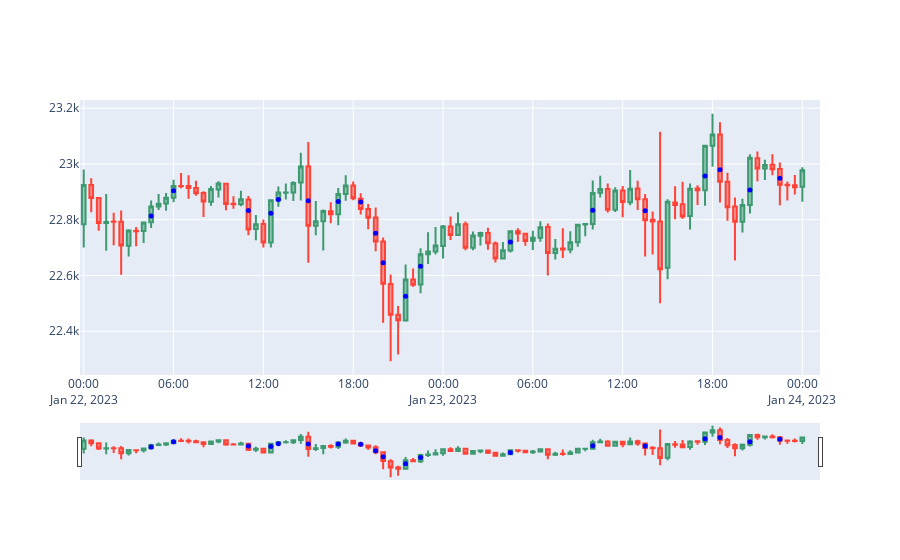

The notebook cell this image was saved under:
### Code cell
up_imbalances, down_imbalances = get_list_of_imbalances(df_higher_tf)


fig = go.Figure(data=[go.Candlestick(x=df_higher_tf['date'],
                open=df_higher_tf['open'],
                high=df_higher_tf['high'],
                low=df_higher_tf['low'],
                close=df_higher_tf['close'])])

# fig1 = go.Figure(data=[go.Candlestick(x=df_lower_tf['date'],
#                 open=df_lower_tf['open'],
#                 high=df_lower_tf['high'],
#                 low=df_lower_tf['low'],
#                 close=df_lower_tf['close'])])

# buy_orders = []
# sell_orders = []
# multiplier = 5
# for i in range(3, len(df_lower_tf)):
#     if df_lower_tf.iloc[i-3]['low'] > df_lower_tf.iloc[i-2]['low'] and df_lower_tf.iloc[i-1]['close'] > df_lower_tf.iloc[i-3]['open'] and df_lower_tf.iloc[i-3]['open'] > df_lower_tf.iloc[i-3]['close']:
#         if df_higher_tf.iloc[i//3]['classic_up_divergence'] or df_higher_tf.iloc[(i-1)//3]['classic_up_divergence']:
#             buy_orders.append((df_lower_tf.iloc[i]['open'], df_lower_tf.iloc[i-2]['low'],
#             round(df_lower_tf.iloc[i]['open'] + (df_lower_tf.iloc[i]['open']-df_lower_tf.iloc[i-2]['low'])*multiplier,2),
#             df_lower_tf.iloc[i]['date']))

#     if df_lower_tf.iloc[i-3]['high'] < df_lower_tf.iloc[i-2]['high'] and df_lower_tf.iloc[i-1]['close'] < df_lower_tf.iloc[i-3]['open'] and df_lower_tf.iloc[i-3]['open'] < df_lower_tf.iloc[i-3]['close']:
#         if df_higher_tf.iloc[i//3]['classic_down_divergence'] or df_higher_tf.iloc[(i-1)//3]['classic_down_divergence']:
#             sell_orders.append((df_lower_tf.iloc[i]['open'], df_lower_tf.iloc[i-2]['high'],
#             round(df_lower_tf.iloc[i]['open'] - (df_lower_tf.iloc[i-2]['high']-df_lower_tf.iloc[i]['open'])*multiplier,2),
#             df_lower_tf.iloc[i]['date']))

# backtest(df_lower_tf,buy_orders,sell_orders,100,1)

# for order in buy_orders:
#     fig.add_trace(go.Scatter(x=[order[3]],y=[order[0]],mode='markers', marker=dict(size=4, color='green')))
#     fig.add_trace(go.Scatter(x=[order[3]],y=[order[1]],mode='markers', marker=dict(size=4, color='green')))
#     fig.add_trace(go.Scatter(x=[order[3]],y=[order[2]],mode='markers', marker=dict(size=4, color='green')))

# for order in sell_orders:
#     fig.add_trace(go.Scatter(x=[order[3]],y=[order[0]],mode='markers', marker=dict(size=4, color='red')))
#     fig.add_trace(go.Scatter(x=[order[3]],y=[order[1]],mode='markers', marker=dict(size=4, color='red')))
#     fig.add_trace(go.Scatter(x=[order[3]],y=[order[2]],mode='markers', marker=dict(size=4, color='red')))

for up_imbalance in up_imbalances:
    fig.add_trace(go.Scatter(x=[up_imbalance[2]],y=[up_imbalance[0]],mode='markers', marker=dict(size=5, color='blue')))
for down_imbalance in down_imbalances:
    fig.add_trace(go.Scatter(x=[down_imbalance[2]],y=[down_imbalance[0]],mode='markers', marker=dict(size=5, color='blue')))

# for i in range(len(df_higher_tf)):
#     if df_higher_tf.iloc[i]['within_up_imbalance']:
#         fig.add_vline(x=df_higher_tf.iloc[i]['date'],line=dict(color='green'))
#     if df_higher_tf.iloc[i]['within_down_imbalance']:
#         fig.add_vline(x=df_higher_tf.iloc[i]['date'],line=dict(color='red'))
# rsx = go.Figure(go.Scatter(
#         x=df_higher_tf['date'],
#         y=df_higher_tf['RSX']
#     ))



fig.update_layout(showlegend=False)
fig.show()
# fig1.update_layout(showlegend=False)
# fig1.show()
# rsx.update_layout(showlegend=False)
# rsx.show()

### Figure 1 — Plotly figure (JSON) as saved in the notebook; plotly's stock layout.template omitted (floating-point values rounded to 4 significant figures)
{"data": [{"close": [22920.0, 22880.0, 22790.0, 22790.0, 22790.0, 22710.0, 22760.0, 22760.0, 22790.0, 22850.0, 22860.0, 22880.0, 22920.0, 22920.0, 22910.0, 22900.0, 22870.0, 22910.0, 22930.0, 22860.0, 22860.0, 22870.0, 22770.0, 22780.0, 22720.0, 22870.0, 22900.0, 22900.0, 22930.0, 22990.0, 22780.0, 22790.0, 22830.0, 22820.0, 22890.0, 22920.0, 22880.0, 22838, 22810.0, 22720.0, 22570.0, 22460.0, 22440.0, 22590.0, 22570.0, 22680.0, 22690.0, 22710.0, 22780.0, 22750.0, 22780.0, 22700.0, 22740.0, 22750.0, 22720.0, 22660.0, 22690.0, 22760.0, 22750.0, 22720.0, 22740.0, 22770.0, 22680.0, 22700.0, 22690.0, 22720.0, 22780.0, 22780.0, 22900.0, 22910.0, 22840.0, 22900.0, 22860.0, 22910.0, 22870.0, 22800.0, 22790.0, 22620.0, 22860.0, 22850.0, 22810.0, 22910.0, 22910.0, 23070.0, 23110.0, 22940.0, 22850.0, 22790.0, 22850.0, 23020.0, 22980.0, 22996, 22980.0, 22930.0, 22920.0, 22920.0, 22980.0], "high": [22980.0, 22950.0, 22880.0, 22890.0, 22825, 22830.0, 22770.0, 22770.0, 22790.0, 22870.0, 22890.0, 22900.0, 22940.0, 22970.0, 22960.0, 22940.0, 22900.0, 22920.0, 22940.0, 22930.0, 22880.0, 22900.0, 22880.0, 22820.0, 22800.0, 22870.0, 22920.0, 22930.0, 22940.0, 23040, 23080.0, 22870.0, 22840.0, 22860.0, 22910.0, 22960.0, 22940.0, 22890.0, 22860.0, 22844, 22736, 22600.0, 22490.0, 22640.0, 22620.0, 22698, 22750.0, 22770.0, 22780.0, 22810.0, 22830.0, 22790.0, 22760.0, 22760.0, 22770.0, 22722, 22720.0, 22760.0, 22770.0, 22753, 22760, 22790.0, 22786, 22730.0, 22770.0, 22760.0, 22780.0, 22788, 22940.0, 22960.0, 22930, 22920.0, 22921, 22978, 22940.0, 22892, 22829, 23115, 22870.0, 22920, 22940.0, 22930, 22920.0, 23070.0, 23180, 23150.0, 22970.0, 22880.0, 22870.0, 23030.0, 23040.0, 23020.0, 23030.0, 23010.0, 22937, 22960.0, 22988], "low": [22700.0, 22830.0, 22760.0, 22690.0, 22710.0, 22600.0, 22670.0, 22700.0, 22720.0, 22770, 22840.0, 22830.0, 22860.0, 22910.0, 22875, 22890.0, 22810.0, 22850, 22880.0, 22830.0, 22840.0, 22850.0, 22744, 22730.0, 22700.0, 22700.0, 22850.0, 22870.0, 22870.0, 22870.0, 22650.0, 22740.0, 22690.0, 22790.0, 22780.0, 22870.0, 22870, 22820.0, 22770.0, 22690.0, 22430.0, 22290.0, 22317, 22430.0, 22560, 22540.0, 22640.0, 22680.0, 22660.0, 22730.0, 22740.0, 22690.0, 22690.0, 22710.0, 22690.0, 22650.0, 22660.0, 22680.0, 22720.0, 22710.0, 22690.0, 22720.0, 22600.0, 22660.0, 22660.0, 22680, 22700.0, 22740.0, 22760.0, 22880.0, 22830.0, 22830.0, 22810.0, 22850.0, 22830.0, 22670.0, 22670.0, 22500, 22590.0, 22802, 22800.0, 22770.0, 22850.0, 22850.0, 22990, 22860.0, 22800.0, 22654, 22750.0, 22820.0, 22940.0, 22940.0, 22960.0, 22850.0, 22870.0, 22890.0, 22860.0], "open": [22780.0, 22920.0, 22880.0, 22790.0, 22790.0, 22790.0, 22710.0, 22760.0, 22760.0, 22790.0, 22850.0, 22860.0, 22880.0, 22920.0, 22920.0, 22910.0, 22900.0, 22860.0, 22910.0, 22930.0, 22860.0, 22860.0, 22870.0, 22770.0, 22780.0, 22720.0, 22870.0, 22900.0, 22900.0, 22930.0, 22990.0, 22780.0, 22790.0, 22830.0, 22820.0, 22890.0, 22920.0, 22880.0, 22838, 22810.0, 22720.0, 22570.0, 22460.0, 22440.0, 22590.0, 22570.0, 22680.0, 22690.0, 22710.0, 22780.0, 22740.0, 22780.0, 22700.0, 22740.0, 22750.0, 22710.0, 22660.0, 22690.0, 22760.0, 22750.0, 22720.0, 22740.0, 22770.0, 22680.0, 22700.0, 22690.0, 22720.0, 22780.0, 22780.0, 22900.0, 22910.0, 22840.0, 22900.0, 22860.0, 22910.0, 22870.0, 22800.0, 22790.0, 22630.0, 22860.0, 22860.0, 22810.0, 22910.0, 22910.0, 23070.0, 23110.0, 22940.0, 22850.0, 22790.0, 22850.0, 23020.0, 22980.0, 23000.0, 22980.0, 22930.0, 22920.0, 22920.0], "type": "candlestick", "x": ["2023-01-22T00:00:00", "2023-01-22T00:30:00", "2023-01-22T01:00:00", "2023-01-22T01:30:00", "2023-01-22T02:00:00", "2023-01-22T02:30:00", "2023-01-22T03:00:00", "2023-01-22T03:30:00", "2023-01-22T04:00:00", "2023-01-22T04:30:00", "2023-01-22T05:00:00", "2023-01-22T05:30:00", "2023-01-22T06:00:00", "2023-01-22T06:30:00", "2023-01-22T07:00:00", "2023-01-22T07:30:00", "2023-01-22T08:00:00", "2023-01-22T08:30:00", "2023-01-22T09:00:00", "2023-01-22T09:30:00", "2023-01-22T10:00:00", "2023-01-22T10:30:00", "2023-01-22T11:00:00", "2023-01-22T11:30:00", "2023-01-22T12:00:00", "2023-01-22T12:30:00", "2023-01-22T13:00:00", "2023-01-22T13:30:00", "2023-01-22T14:00:00", "2023-01-22T14:30:00", "2023-01-22T15:00:00", "2023-01-22T15:30:00", "2023-01-22T16:00:00", "2023-01-22T16:30:00", "2023-01-22T17:00:00", "2023-01-22T17:30:00", "2023-01-22T18:00:00", "2023-01-22T18:30:00", "2023-01-22T19:00:00", "2023-01-22T19:30:00", "2023-01-22T20:00:00", "2023-01-22T20:30:00", "2023-01-22T21:00:00", "2023-01-22T21:30:00", "2023-01-22T22:00:00", "2023-01-22T22:30:00", "2023-01-22T23:00:00", "2023-01-22T23:30:00", "2023-01-23T00:00:00", "2023-01-23T00:30:00", "2023-01-23T01:00:00", "2023-01-23T01:30:00", "2023-01-23T02:00:00", "2023-01-23T02:30:00", "2023-01-23T03:00:00", "2023-01-23T03:30:00", "2023-01-23T04:00:00", "2023-01-23T04:30:00", "2023-01-23T05:00:00", "2023-01-23T05:30:00", "2023-01-23T06:00:00", "2023-01-23T06:30:00", "2023-01-23T07:00:00", "2023-01-23T07:30:00", "2023-01-23T08:00:00", "2023-01-23T08:30:00", "2023-01-23T09:00:00", "2023-01-23T09:30:00", "2023-01-23T10:00:00", "2023-01-23T10:30:00", "2023-01-23T11:00:00", "2023-01-23T11:30:00", "2023-01-23T12:00:00", "2023-01-23T12:30:00", "2023-01-23T13:00:00", "2023-01-23T13:30:00", "2023-01-23T14:00:00", "2023-01-23T14:30:00", "2023-01-23T15:00:00", "2023-01-23T15:30:00", "2023-01-23T16:00:00", "2023-01-23T16:30:00", "2023-01-23T17:00:00", "2023-01-23T17:30:00", "2023-01-23T18:00:00", "2023-01-23T18:30:00", "2023-01-23T19:00:00", "2023-01-23T19:30:00", "2023-01-23T20:00:00", "2023-01-23T20:30:00", "2023-01-23T21:00:00", "2023-01-23T21:30:00", "2023-01-23T22:00:00", "2023-01-23T22:30:00", "2023-01-23T23:00:00", "2023-01-23T23:30:00", "2023-01-24T00:00:00"]}, {"marker": {"color": "blue", "size": 5}, "mode": "markers", "type": "scatter", "x": ["2023-01-22T04:30:00"], "y": [22810.0]}, {"marker": {"color": "blue", "size": 5}, "mode": "markers", "type": "scatter", "x": ["2023-01-22T06:00:00"], "y": [22900.0]}, {"marker": {"color": "blue", "size": 5}, "mode": "markers", "type": "scatter", "x": ["2023-01-22T12:30:00"], "y": [22820.0]}, {"marker": {"color": "blue", "size": 5}, "mode": "markers", "type": "scatter", "x": ["2023-01-22T13:00:00"], "y": [22870.0]}, {"marker": {"color": "blue", "size": 5}, "mode": "markers", "type": "scatter", "x": ["2023-01-22T17:00:00"], "y": [22870.0]}, {"marker": {"color": "blue", "size": 5}, "mode": "markers", "type": "scatter", "x": ["2023-01-22T21:30:00"], "y": [22530.0]}, {"marker": {"color": "blue", "size": 5}, "mode": "markers", "type": "scatter", "x": ["2023-01-22T22:30:00"], "y": [22630.0]}, {"marker": {"color": "blue", "size": 5}, "mode": "markers", "type": "scatter", "x": ["2023-01-23T04:30:00"], "y": [22720.0]}, {"marker": {"color": "blue", "size": 5}, "mode": "markers", "type": "scatter", "x": ["2023-01-23T10:00:00"], "y": [22830.0]}, {"marker": {"color": "blue", "size": 5}, "mode": "markers", "type": "scatter", "x": ["2023-01-23T17:30:00"], "y": [22960.0]}, {"marker": {"color": "blue", "size": 5}, "mode": "markers", "type": "scatter", "x": ["2023-01-23T20:30:00"], "y": [22910.0]}, {"marker": {"color": "blue", "size": 5}, "mode": "markers", "type": "scatter", "x": ["2023-01-22T11:00:00"], "y": [22830.0]}, {"marker": {"color": "blue", "size": 5}, "mode": "markers", "type": "scatter", "x": ["2023-01-22T15:00:00"], "y": [22870.0]}, {"marker": {"color": "blue", "size": 5}, "mode": "markers", "type": "scatter", "x": ["2023-01-22T18:30:00"], "y": [22860.0]}, {"marker": {"color": "blue", "size": 5}, "mode": "markers", "type": "scatter", "x": ["2023-01-22T19:30:00"], "y": [22751]}, {"marker": {"color": "blue", "size": 5}, "mode": "markers", "type": "scatter", "x": ["2023-01-22T20:00:00"], "y": [22650.0]}, {"marker": {"color": "blue", "size": 5}, "mode": "markers", "type": "scatter", "x": ["2023-01-23T13:30:00"], "y": [22830.0]}, {"marker": {"color": "blue", "size": 5}, "mode": "markers", "type": "scatter", "x": ["2023-01-23T18:30:00"], "y": [22979]}, {"marker": {"color": "blue", "size": 5}, "mode": "markers", "type": "scatter", "x": ["2023-01-23T22:30:00"], "y": [22950.0]}], "layout": {"showlegend": false}}
